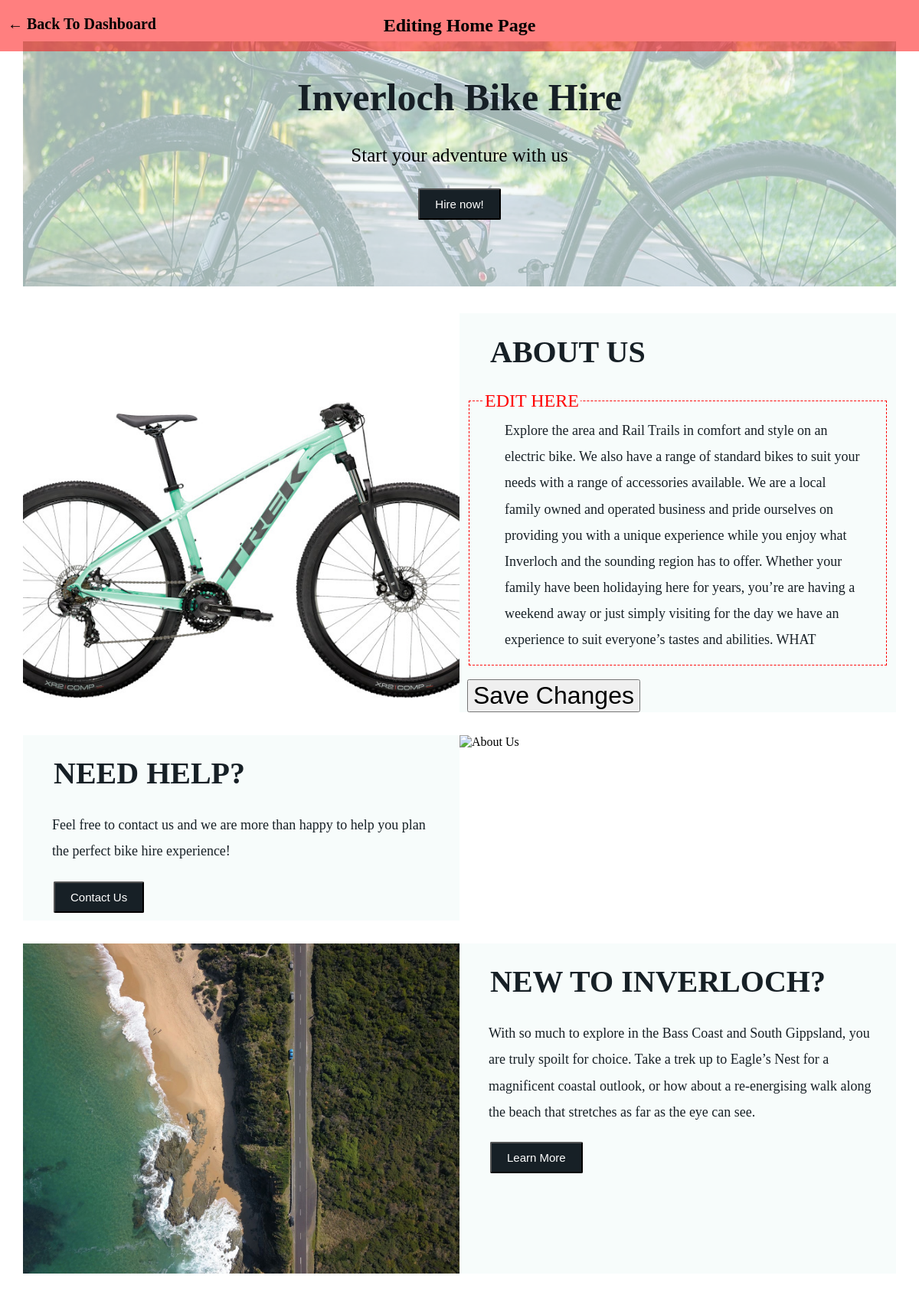
/Prototype/editindex.php, run on an earlier commit of the app's database.
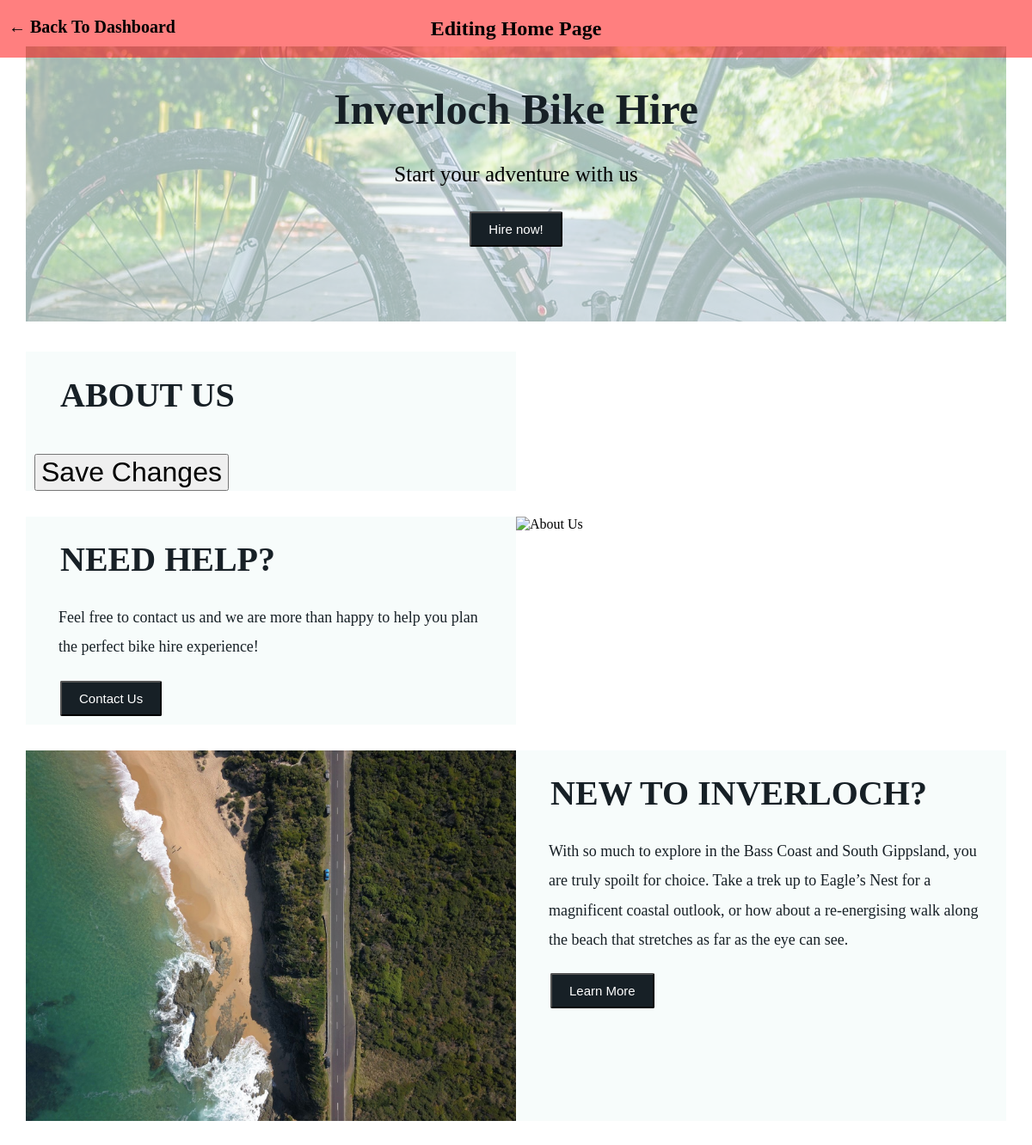
And on a later commit of the database.
### tables this page shows
CREATE TABLE `content_editing_table` (
  `edit_id` int(11) NOT NULL,
  `edit_name` varchar(255) NOT NULL,
  `edit_content` longtext NOT NULL,
  `edit_is_text` tinyint(1) NOT NULL,
  `edit_is_image` tinyint(1) NOT NULL
);

### Prototype/editindex.php (the view, shortened to what this page needs)
<?php
$conn = new mysqli("localhost", "root", "", "bike_hiring_system");
?>
<!DOCTYPE html>
<html lang="en" xmlns="http://www.w3.org/1999/xhtml">
<head>
    <link rel="stylesheet" href="./style/style.css">
</head>
<body>
    <div id="topnavbar">
        <a href="editpages.php" style="color:black;font-size: 20px;padding: 10px;float:left;position: fixed;margin-top: 10px;font-weight: bold;">&larr; Back To Dashboard</a>
        <center>
            <h2>Editing Home Page</h2>
        </center>
    </div>
    <br><br><br>
    <div id = "main">
        <div class="Homebanner">
            <div id="homebannertext">
                <h1 id="bannerH1"> Inverloch Bike Hire</h1>
                <p id="bannerP"> Start your adventure with us</p>
                <button class="button">Hire now!</button>
            </div>
        </div>
        <div class='HomeMainCont'>
            <?php
                $locationQuery = $conn->query("SELECT * FROM content_editing_table WHERE edit_name = 'home_about_us_image'");
                    while ($row = $locationQuery->fetch_assoc()) {
                        $edit_content = $row["edit_content"];
                        echo '<div class="HomeImg"><img class="filled-img" id="home_image_id" style= "height: 100%; width: 100%;" src="' . $edit_content . '" alt="About Us"/></div>';
                    }
                    ?>
            <div class='HomeTxt'><h1 id="HomeHeader"> ABOUT US</h1>
                <?php
                $locationQuery = $conn->query("SELECT * FROM content_editing_table WHERE edit_name = 'home_about_us_text'");
                    while ($row = $locationQuery->fetch_assoc()) {
                        $edit_content = $row["edit_content"];
                        echo '<fieldset>';
                        echo '<legend>EDIT HERE</legend>';
                        echo '<div style="outline:none;" class="HomeDesc"><span id="text_span" style="outline:none;" contenteditable="true">' . $edit_content . '</span></div>';
                        echo '</fieldset>';
                    }
                    ?>
                    <br>
                <button style="font-size: 32px;" onclick="updateForm()">Save Changes</button>
            </div>
        </div>
        <div class='HomeMainCont'>
            <div class='HomeTxt'><h1 id="HomeHeader">NEED HELP?</h1>
                <div class='HomeDesc'><p>Feel free to contact us and we are more than happy to help you plan the perfect bike hire experience!</p>
                <a href = "contactus.php"><button class="button">Contact Us</button></a>
                </div>
            </div>
            <div class='HomeImg'><img class="filled-img" style= "height: 100%; width: 100%;" src="./img/photos/needhelp.jpg" alt="About Us"/></div>
        </div>
        <div class='HomeMainCont'>
            <div class='HomeImg'><img class="filled-img" style= "height: 100%; width: 100%;" src="./img/photos/new-to-inverloch.jpg" alt="About Us"/></div>
            <div class='HomeTxt'><h1 id="HomeHeader">NEW TO INVERLOCH?</h1>
                <div class='HomeDesc'><p>With so much to explore in the Bass Coast and South Gippsland, you are truly spoilt for choice. Take a trek up to Eagle’s Nest for a magnificent coastal outlook, or how about a re-energising walk along the beach that stretches as far as the eye can see.</p>
                <a href = "About.php"><button class="button">Learn More</button></a>
                </div>
            </div>
        </div>
    </div>
    <br><br><br><br>
</body>
</html>

What changed in the data, as far as the page shows it:
removed content_editing_table: edit_content (picture), shown under "Inverloch Bike Hire"
removed content_editing_table: edit_content "Explore the area and Rail Trails in comfort and style on an electric bike. We also have a range of standard bikes to suit your needs with a range of accessories available. We are a local family owned and operated business and pride ourselves on providing you with a unique experience while you enjoy what Inverloch and the sounding region has to offer. Whether your family have been holidaying here for years, you’re are having a weekend away or just simply visiting for the day we have an experience to suit everyone’s tastes and abilities. WHAT", shown under "ABOUT US"
